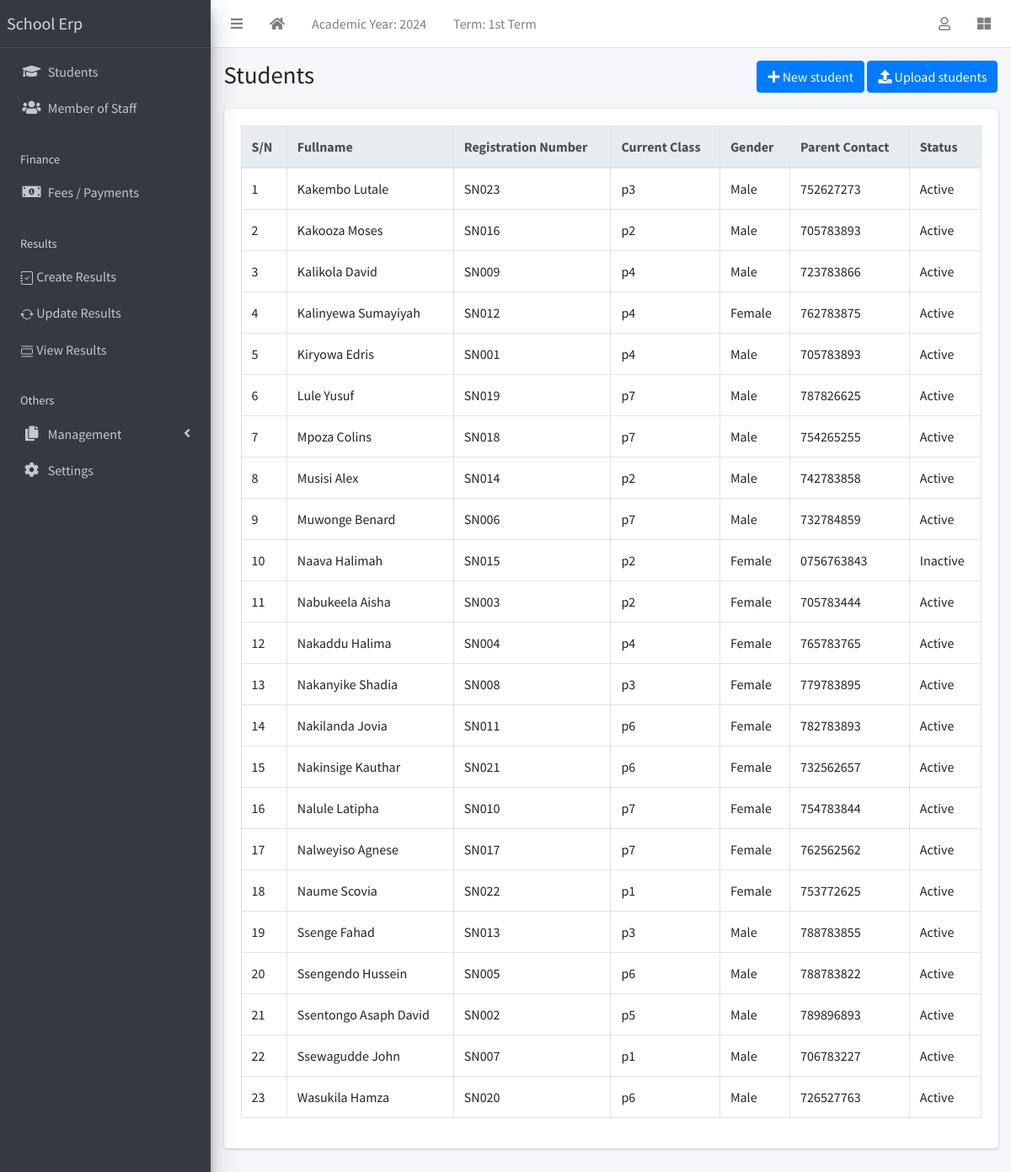
The app's page /student/list (signed in), older data.
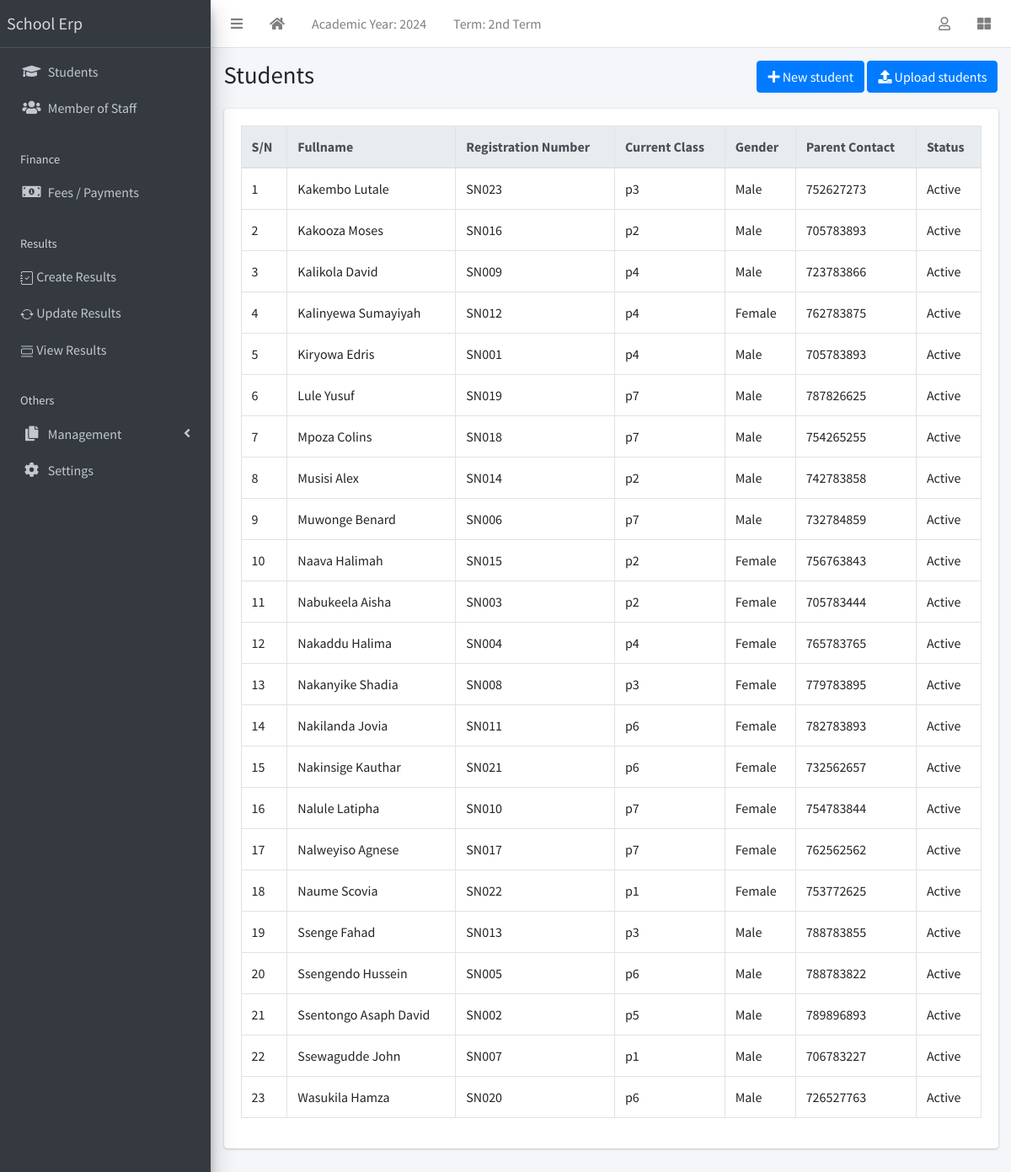
The same page, newer data.
### apps/corecode/models.py (models this page shows, shortened)
class AcademicTerm(models.Model):
    name = models.CharField(max_length=20, unique=True)
    current = models.BooleanField(default=True)
    class Meta:
        ordering = ["name"]

class StudentClass(models.Model):
    name = models.CharField(max_length=200, unique=True)
    class Meta:
        verbose_name = "Class"
        verbose_name_plural = "Classes"
        ordering = ["name"]
    def __str__(self):
        return self.name

### apps/students/models.py (models this page shows, shortened)
class Student(models.Model):
    STATUS_CHOICES = [("active", "Active"), ("inactive", "Inactive")]
    GENDER_CHOICES = [("male", "Male"), ("female", "Female")]
    current_status = models.CharField(
        max_length=10, choices=STATUS_CHOICES, default="active"
    )
    registration_number = models.CharField(max_length=200, unique=True)
    surname = models.CharField(max_length=200)
    firstname = models.CharField(max_length=200)
    other_name = models.CharField(max_length=200, blank=True)
    gender = models.CharField(max_length=10, choices=GENDER_CHOICES, default="male")
    date_of_birth = models.DateField(default=timezone.now)
    current_class = models.ForeignKey(
        StudentClass, on_delete=models.SET_NULL, blank=True, null=True
    )
    date_of_admission = models.DateField(default=timezone.now)
    mobile_num_regex = RegexValidator(
        regex="^[0-9]{10,15}$", message="Entered mobile number isn't in a right format!"
    )
    parent_mobile_number = models.CharField(
        validators=[mobile_num_regex], max_length=13, blank=True
    )
    address = models.TextField(blank=True)
    others = models.TextField(blank=True)
    passport = models.ImageField(blank=True, upload_to="students/passports/")
    class Meta:
        ordering = ["surname", "firstname", "other_name"]

### apps/students/views.py (the view)
# urls.py: path("list", StudentListView.as_view(), name="student-list"),
class StudentListView(LoginRequiredMixin, ListView):
    model = Student
    template_name = "students/student_list.html"

### apps/corecode/context_processors.py (called while the page is built)
def site_defaults(request):
    current_session = AcademicSession.objects.get(current=True)
    current_term = AcademicTerm.objects.get(current=True)
    vals = SiteConfig.objects.all()
    contexts = {
        "current_session": current_session.name,
        "current_term": current_term.name,
    }
    for val in vals:
        contexts[val.key] = val.value
    return contexts

### apps/students/templates/students/student_list.html (shortened to what this page needs)
{% extends 'base.html' %}
{% block title %}Students{% endblock title %}
{% block breadcrumb %}
<a class="btn btn-primary" href="{% url 'student-create' %}"><i
    class="fas fa-plus"></i> New student</a>
<a class="btn btn-primary" href="{% url 'student-upload' %}"><i
    class="fas fa-upload"></i> Upload students</a>
{% endblock breadcrumb %}
{% block content %}
  <div class="table-responsive">
    <table id="studenttable" class="table table-bordered table-hover" data-page-length='100'>
      <thead class="thead-light">
        <tr>
          <th>S/N</th>
          <th>Fullname</th>
          <th>Registration Number</th>
          <th>Current Class</th>
          <th>Gender</th>
          <th>Parent Contact</th>
          <th>Status</th>
        </tr>
      </thead>
      <tbody>
        {% for student in object_list %}
          <tr class='clickable-row' data-href="{% url 'student-detail' student.id %}">
            <td>{{ forloop.counter}}</td>
            <td>{{ student.surname}} {{student.firstname }} {{student.other_name }}</td>
            <td>{{ student.registration_number}}</td>
            <td>{{ student.current_class}}</td>
            <td>{{ student.get_gender_display}}</td>
            <td>{{ student.parent_mobile_number}}</td>
            <td>{{ student.get_current_status_display}}</td>
          </tr>
        {% endfor %}
      </tbody>
    </table>
  </div>
{% endblock content %}

### templates/base.html (shortened to what the changed rows need)
{% load static %}
<!DOCTYPE html>
<html lang="en">
<head>
  <link rel="stylesheet" href="{% static 'plugins/fontawesome-free/css/all.min.css' %}">
  <link rel="stylesheet" href="{% static 'plugins/toastr/toastr.min.css' %}">
  <link rel="stylesheet"
    href="{% static 'plugins/overlayScrollbars/css/OverlayScrollbars.min.css' %}">
  <link rel="stylesheet" href="{% static 'plugins/Datatables/datatables.min.css' %}" />
  <link rel="stylesheet" href="{% static 'dist/css/adminlte.min.css' %}">
</head>
<body
  class="hold-transition sidebar-mini layout-fixed layout-navbar-fixed layout-footer-fixed">
  <div class="wrapper">
    <nav class="main-header navbar navbar-expand navbar-white navbar-light">
      <ul class="navbar-nav">
        <li class="nav-item d-none d-sm-inline-block">
          <a href="{% url 'current-session' %}" class="nav-link">Term: {{ current_term }}</a>
        </li>
      </ul>
    </nav>
    <div class="content-wrapper">
      <section class="content-header">
        <div class="container-fluid">
          <div class="row mb-1">
            <div class="col-sm-8">
              <h1>{% block title %}{% endblock title %}</h1>
            </div>
          </div>
        </div>
      </section>
      <section class="content">
        <div class="container-fluid">
          <div class="row">
            <div class="col-md-12">
              {% block fullcard %}
              <div class="card">
                <div class="card-body">
                  <div class="row">
                    <div class="col">
                      {% block content %}
                      {% endblock content %}
                    </div>
                  </div>
                </div>
              </div>
              {% endblock fullcard %}
            </div>
          </div>
        </div>
      </section>
    </div>
  </div>
</body>
</html>

Row changes from the older to the newer data that the page shows:
no longer on this page (row edited): AcademicTerm: name "1st Term"
added AcademicTerm: name "2nd Term"
changed Student "Naava": parent_mobile_number "0756763843" → "756763843"; current_status "Inactive" → "Active"
